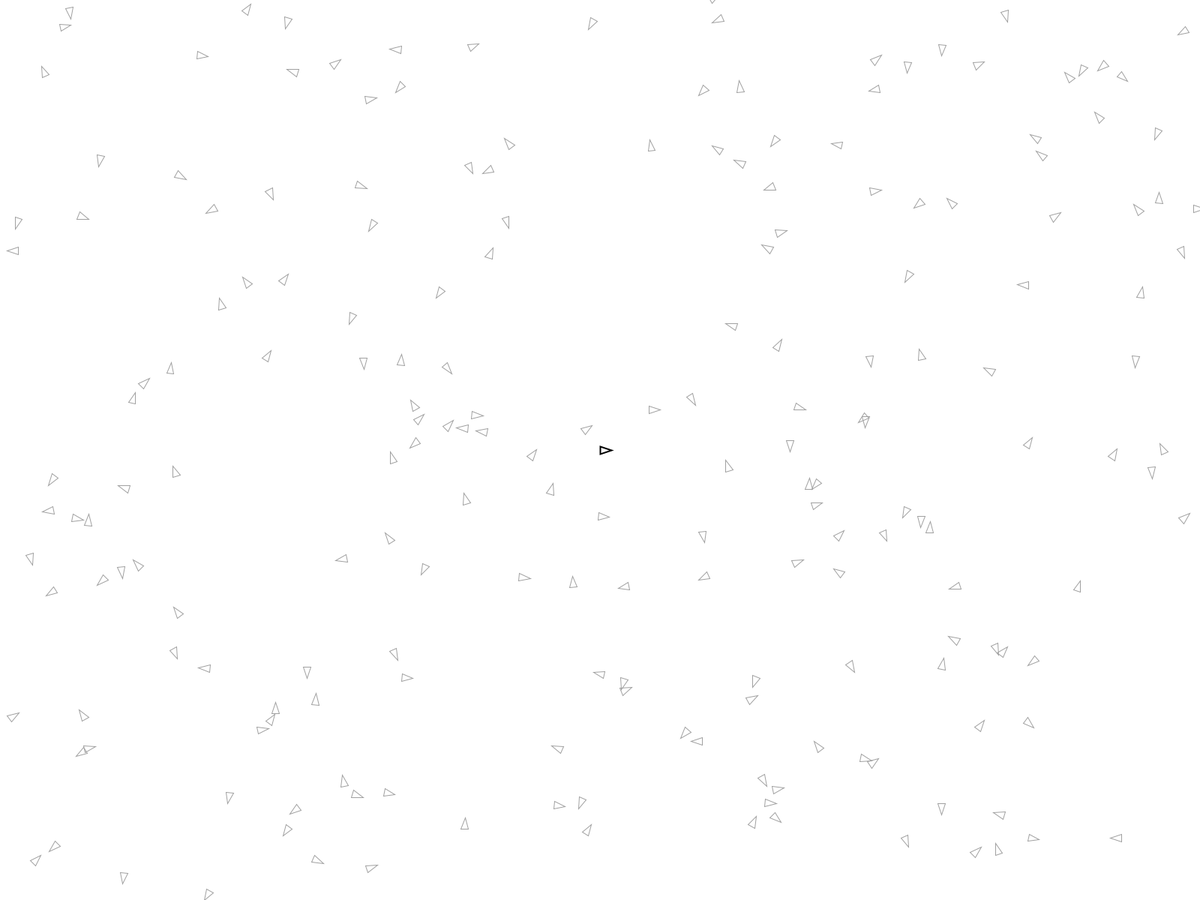
Frame 1 (no input)
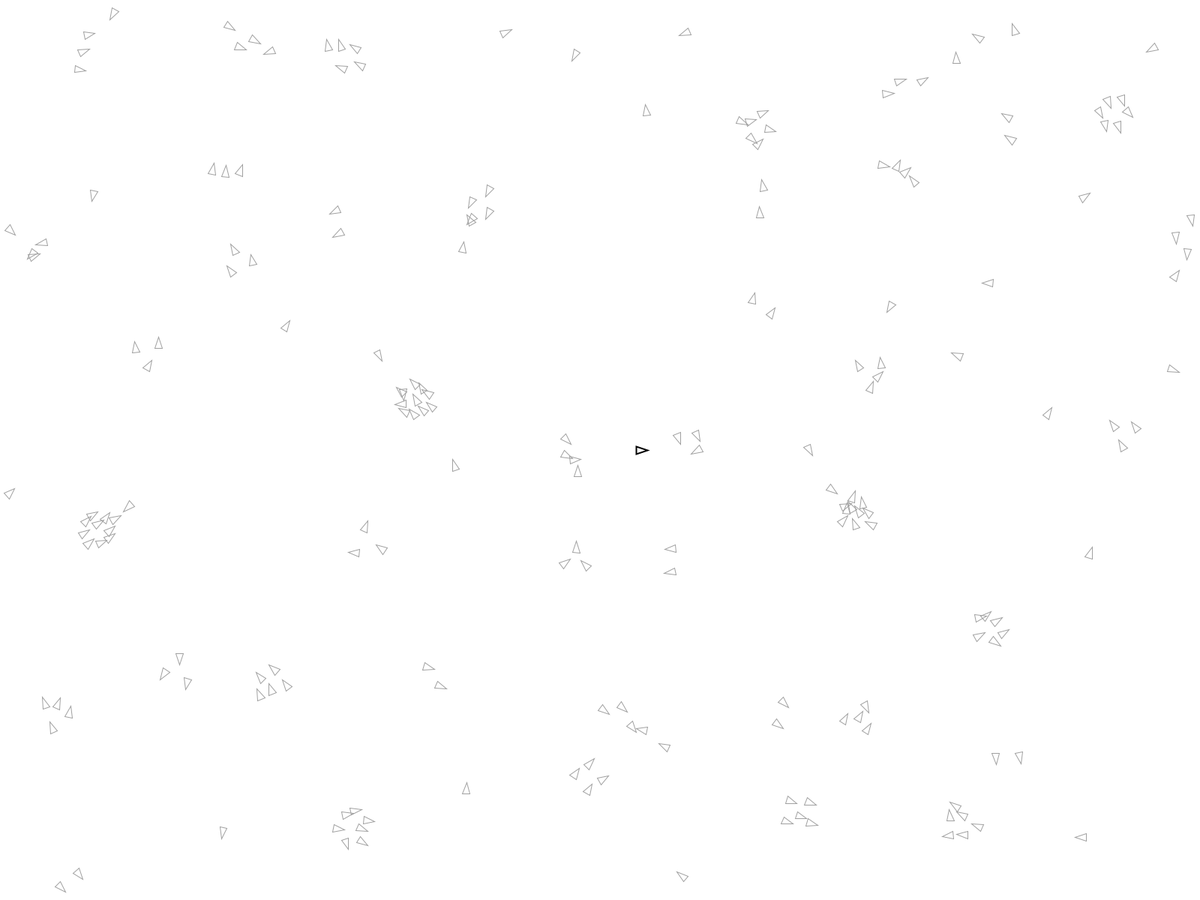
Frame 60 (the mouse pressed at the canvas centre just before this capture)
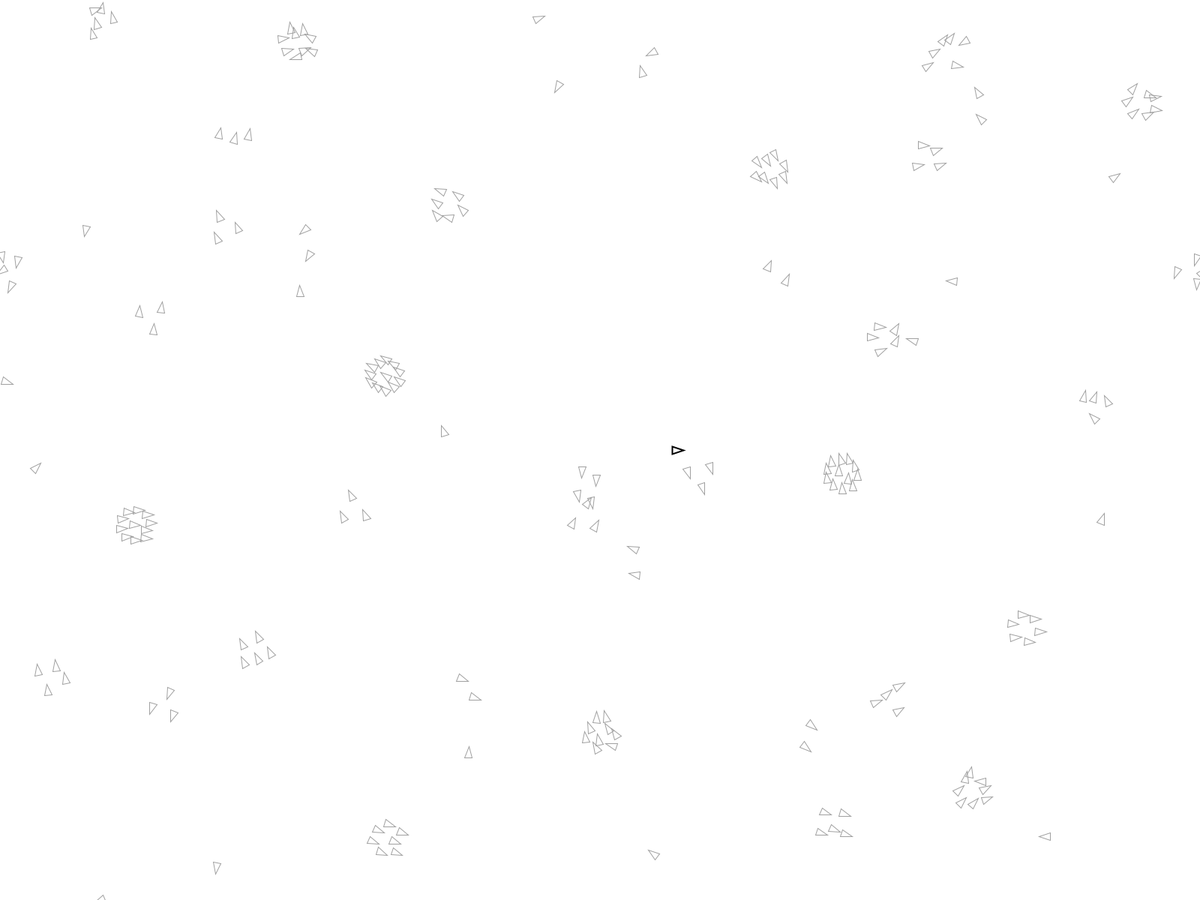
Frame 120 (the mouse held since frame 60 and released just before this capture)

The Processing sketch that drew these frames (run headless with seeded random() and noise(); from frame 60 on, the mouse is pressed at the canvas centre):

// Processing sketch: flock
// ── flock.pde
boolean showDebug;

flyer fly;
flyer[] flock;
int nFlock;
float perceptionRadius = 80;
float idealSeparation = 30;


void setup() {
  fullScreen(2);
  frameRate(60);
  
  showDebug = false;
  
  nFlock = 200;
  fly = new flyer();
  flock = new flyer[nFlock];

  for (int i = 0; i < nFlock; ++i) {
    flock[i] = new flyer();
    flock[i].dir = PVector.random2D();
    //flock[i].dir = PVector.fromAngle(random(3*PI/4, 5*PI/4));
    flock[i].pos.x = random(width);
    flock[i].pos.y = random(height);
  }
}


void draw() {
  noFill();
  background(255);
  
  strokeWeight(1);
  stroke(160);
  for (flyer f : flock) {
    f.move();
    f.draw();
    if (showDebug) {
      line(f.pos.x, f.pos.y, f.pos.x + (f.dir.x * 20), f.pos.y + (f.dir.y * 20));
    }
  }

  strokeWeight(2);
  stroke(0);
  fly.move();
  fly.draw();

  if (showDebug) {
    strokeWeight(1);
    stroke(220, 140, 140);
    ellipse(fly.pos.x, fly.pos.y, perceptionRadius*2, perceptionRadius*2);
    for (flyer f : near(fly)) {
      f.draw();
      line(f.pos.x, f.pos.y, f.pos.x + (f.dir.x * 20), f.pos.y + (f.dir.y * 20));
    }
  }

  for (flyer f : flock) {
    reorientFlyer(f);           // make them flock
    repelAndAttractFlyer(f);    // force directed formation, prevent bunching
  }
}


void keyPressed() {
  if (key == 'q' || key == 'Q') {
    exit();
  } else if (keyCode == LEFT) {
    fly.dir.rotate(-.04);
  } else if (keyCode == RIGHT) {
    fly.dir.rotate(.04);
  } else if (key == 'r') {
    perceptionRadius--;
  } else if (key == 'R')  {
    perceptionRadius++;
  } else if (key == 'd') {
    showDebug = !showDebug;
  }
}


ArrayList<flyer> near(flyer o) {
  ArrayList<flyer> res = new ArrayList<flyer>();
  
  for (flyer f : flock) {
    if (o != f && o.pos.dist(f.pos) <= perceptionRadius) {
      res.add(f);
    }
  }
  
  return res;
}


void reorientFlyer(flyer f) {
  // The purpose of this method is to make a flyer change direction slightly based on other flyers nearby.
  // It will try to match their general direction.
  ArrayList<flyer> neighbors = near(f);

  // Compute in newDir the centroid of f and all its neighbors.
  // (No need to scale it yet, we just need the direction of the centroid relative to 0.)
  PVector newDir = f.dir.copy();
  for (flyer n : neighbors) {
    newDir.add(n.dir);
  }
  
  // Handle the rare case where the centroid is the origin.
  if (newDir.mag() <= 0.00001) {
    while (newDir.mag() <= 0.00001) {
      // miraculously, centroid is centered on f, to prevent the flyer from stopping completely, choose a random new direction
      newDir = PVector.random2D();
    }
  } else {
    // Normalize newDir just to be consistent with how we handle directions in general.
    newDir.normalize();
  }

  // Compute the difference from f's angle and the centroid's angle.  Adjust it so it's a number between -PI and PI.
  // We need to do this because we are NOT going to set f.dir to be newDir directly, instead we want f to slowly turn
  // towards newDir, and if we don't normalize the angles in this way, then all flyers tend to go towards 0: all fly
  // to the right.
  float diff = atan2(newDir.y, newDir.x) - atan2(f.dir.y, f.dir.x);
  if (diff > PI) {
    diff = diff - 2*PI;
  } else if (diff <= -PI) {
    diff = diff + 2*PI;
  } // else abs(diff) <= PI, we're good.
  
  // Rotate f so it heads towards newDir.
  f.dir.rotate(diff / 10); // Smoothing constant

  if (showDebug) {
    strokeWeight(1);
    stroke(0, 255, 0);
    line(f.pos.x, f.pos.y, f.pos.x + newDir.x * 30, f.pos.y + newDir.y * 30);
  }
}


void repelAndAttractFlyer(flyer f) {
  ArrayList<flyer> neighbors = near(f);
  PVector offsetDir;
  PVector forceAdjustment = new PVector();
  float offsetDist;
  
  for (flyer n : neighbors) {
    offsetDir = PVector.sub(f.pos, n.pos);
    offsetDist = offsetDir.mag();
    offsetDir = offsetDir.normalize().mult(idealSeparation - offsetDist);
    forceAdjustment.add(offsetDir);
  }

  forceAdjustment.mult(1 / 100.0); // Smoothing constant
  println(forceAdjustment);
  f.dir.add(forceAdjustment);
}
// ── flyer.pde
class flyer {
  PVector dir;
  PVector pos;
  float vel;
  
  flyer() {
    pos = new PVector(width/2, height/2);
    dir = new PVector(1, 0);
    vel = 0.8;
  }
  
  void draw() {
    PVector nDir = this.dir.copy();
    nDir.normalize();
    triangle(pos.x + (nDir.x * 15), pos.y + (nDir.y * 15),
             pos.x + (nDir.y * -5), pos.y + (nDir.x * 5),
             pos.x + (nDir.y * 5), pos.y + (nDir.x * -5));
  }
  
  void move() {
    pos.add(PVector.mult(dir, vel));
    pos.x = (pos.x + width) % width;
    pos.y = (pos.y + height) % height;
    dir.normalize();
  }
}
